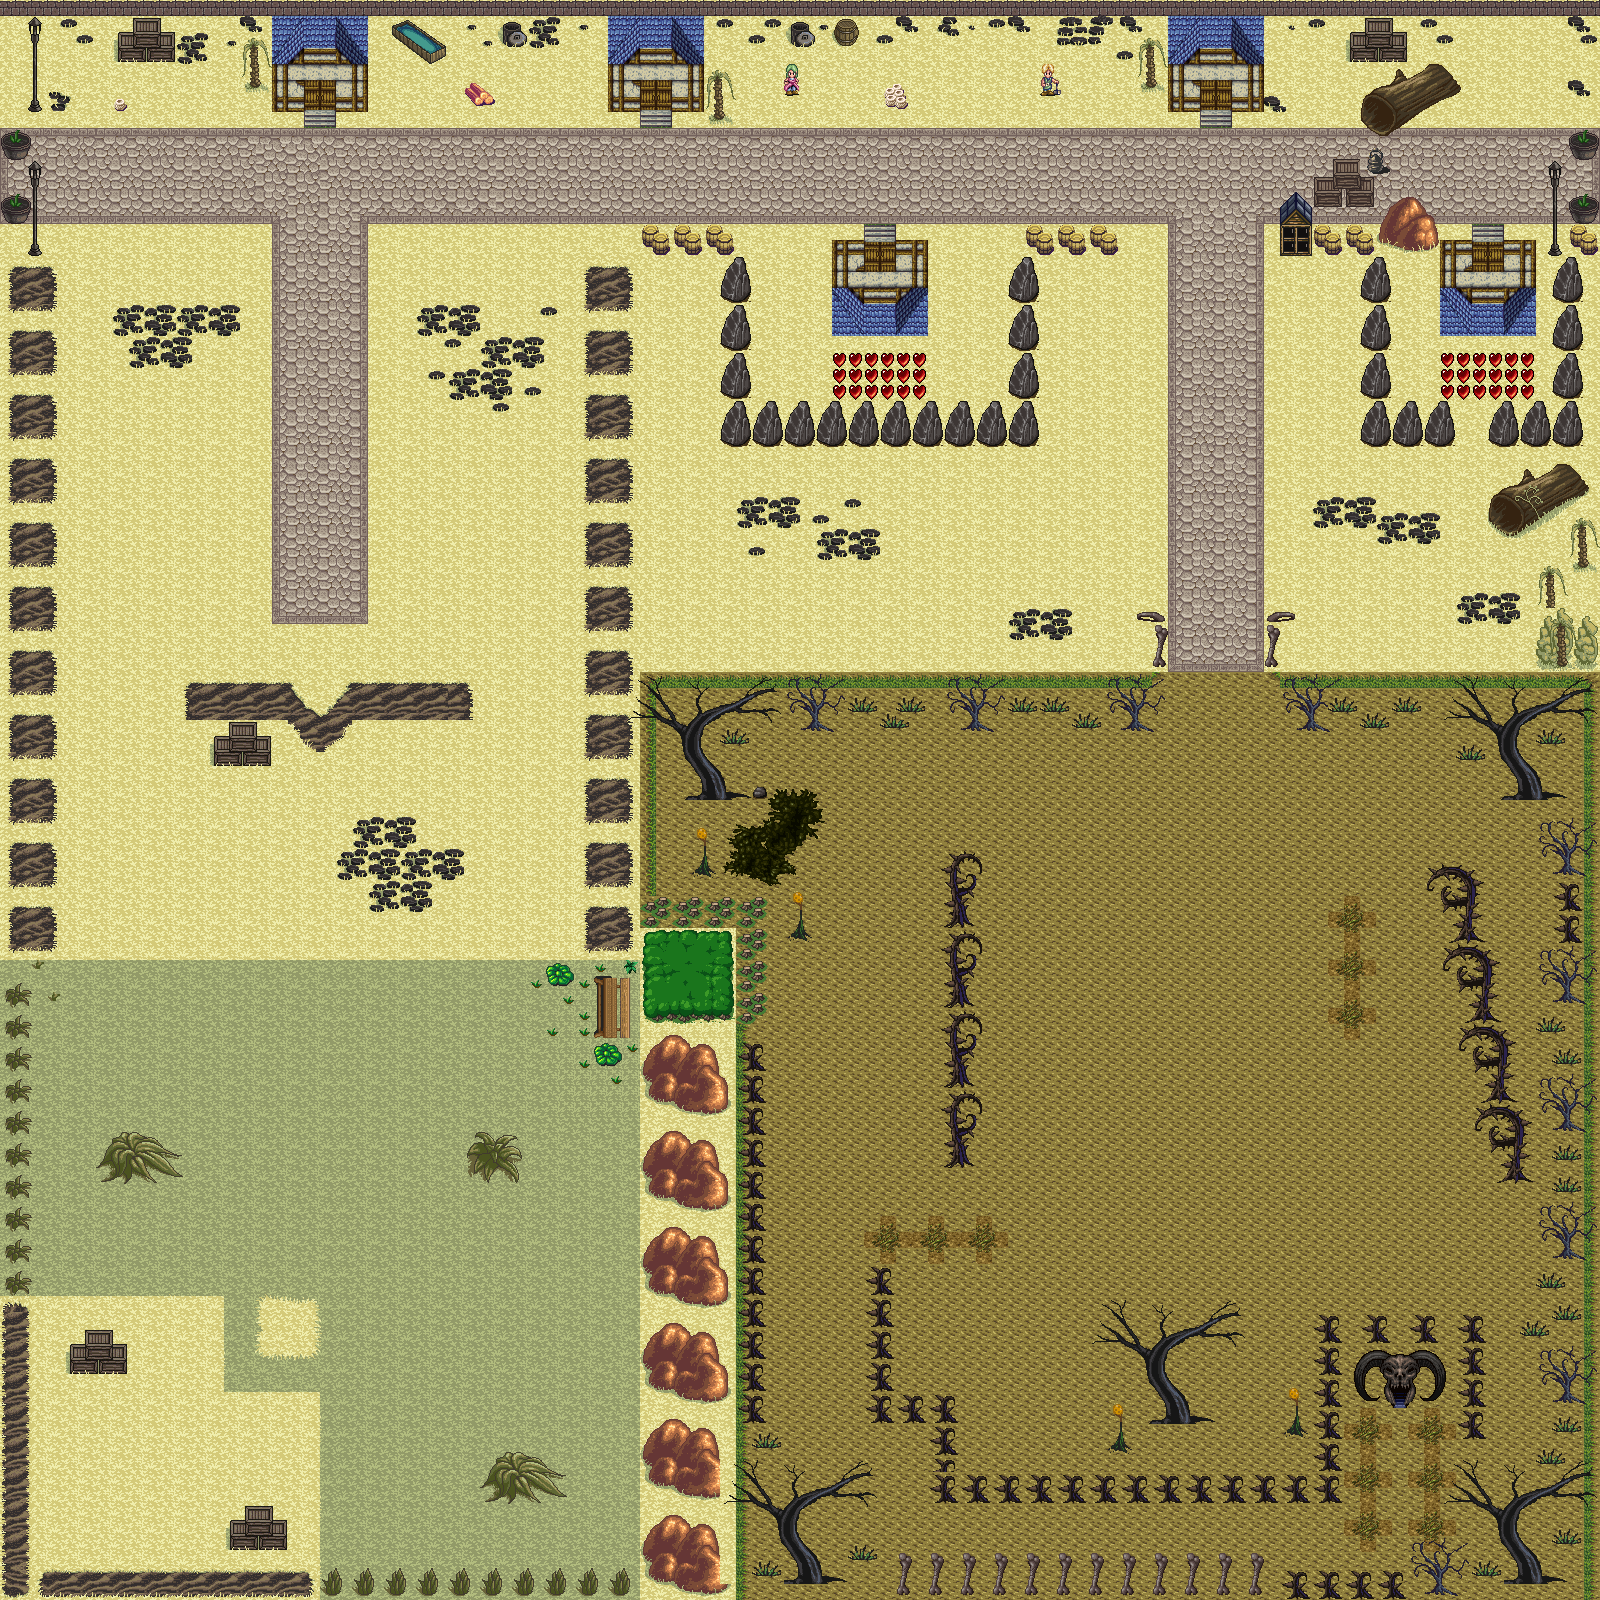

A level layout from a 2D game, rendered from its tile map. Below: a short description, then the map file with tile-grid data replaced by summaries:
An orthogonal 100x100 tile map with 16x16 px tiles, 21 tile layers (Background, MovingPlatformsBounceVertical, DoorsProgress, DoorsReturn, ...), 7 tilesets.

<map version="1.4" tiledversion="1.4.2" orientation="orthogonal" renderorder="right-down" width="100" height="100" tilewidth="16" tileheight="16" infinite="0" nextlayerid="22" nextobjectid="1">
 <tileset firstgid="1" name="hyptosis_sprites-and-tiles-for-you" tilewidth="16" tileheight="16" tilecount="3600" columns="60">
  <image source="../images for the game/hyptosis_sprites-and-tiles-for-you.png" width="960" height="960" />
 </tileset>
 <tileset firstgid="3601" name="hyptosis_til-art-batch-2" tilewidth="16" tileheight="16" tilecount="3600" columns="60">
  <image source="../images for the game/hyptosis_til-art-batch-2.png" width="960" height="960" />
 </tileset>
 <tileset firstgid="7201" name="hyptosis_tile-art-batch-1" tilewidth="16" tileheight="16" tilecount="3600" columns="60">
  <image source="../images for the game/hyptosis_tile-art-batch-1.png" width="960" height="960" />
 </tileset>
 <tileset firstgid="10801" name="hyptosis_tile-art-batch-3" tilewidth="16" tileheight="16" tilecount="3600" columns="60">
  <image source="../images for the game/hyptosis_tile-art-batch-3.png" width="960" height="960" />
 </tileset>
 <tileset firstgid="14401" name="hyptosis_tile-art-batch-4" tilewidth="16" tileheight="16" tilecount="3600" columns="60">
  <image source="../images for the game/hyptosis_tile-art-batch-4.png" width="960" height="960" />
 </tileset>
 <tileset firstgid="18001" name="hyptosis_tile-art-batch-5" tilewidth="16" tileheight="16" tilecount="2964" columns="39">
  <image source="../images for the game/hyptosis_tile-art-batch-5.png" width="636" height="1219" />
 </tileset>
 <tileset firstgid="20965" name="things" tilewidth="16" tileheight="16" tilecount="96" columns="12">
  <image source="../images for the game/things.png" width="192" height="128" />
 </tileset>
 <layer id="3" name="Background" width="100" height="100">
  <data>[10000 cells, 10000 non-empty, 96 distinct tile ids]</data>
 </layer>
 <layer id="13" name="MovingPlatformsBounceVertical" width="100" height="100">
  <data>[10000 cells, 0 non-empty, 0 distinct tile ids]</data>
 </layer>
 <layer id="2" name="DoorsProgress" width="100" height="100">
  <data>[10000 cells, 6 non-empty, 6 distinct tile ids]</data>
 </layer>
 <layer id="16" name="DoorsReturn" width="100" height="100">
  <data>[10000 cells, 0 non-empty, 0 distinct tile ids]</data>
 </layer>
 <layer id="17" name="DontTouch" width="100" height="100">
  <data>[10000 cells, 0 non-empty, 0 distinct tile ids]</data>
 </layer>
 <layer id="18" name="Hearts" width="100" height="100">
  <data>[10000 cells, 36 non-empty, 1 distinct tile ids]</data>
 </layer>
 <layer id="19" name="Platforms" width="100" height="100">
  <data>[10000 cells, 0 non-empty, 0 distinct tile ids]</data>
 </layer>
 <layer id="20" name="Switches" width="100" height="100">
  <data>[10000 cells, 0 non-empty, 0 distinct tile ids]</data>
 </layer>
 <layer id="21" name="SwitchBlocks" width="100" height="100">
  <data>[10000 cells, 0 non-empty, 0 distinct tile ids]</data>
 </layer>
 <layer id="4" name="MovingPlatformsVertical" width="100" height="100">
  <data>[10000 cells, 0 non-empty, 0 distinct tile ids]</data>
 </layer>
 <layer id="14" name="MovingPlatformsHorizontal" width="100" height="100">
  <data>[10000 cells, 0 non-empty, 0 distinct tile ids]</data>
 </layer>
 <layer id="15" name="MovingPlatformsBounceHorizontal" width="100" height="100">
  <data>[10000 cells, 0 non-empty, 0 distinct tile ids]</data>
 </layer>
 <layer id="5" name="Keys" width="100" height="100">
  <data>[10000 cells, 0 non-empty, 0 distinct tile ids]</data>
 </layer>
 <layer id="6" name="MovableBlocks" width="100" height="100">
  <data>[10000 cells, 0 non-empty, 0 distinct tile ids]</data>
 </layer>
 <layer id="7" name="BreakableBlocks" width="100" height="100">
  <data>[10000 cells, 0 non-empty, 0 distinct tile ids]</data>
 </layer>
 <layer id="8" name="LockedBlocks" width="100" height="100">
  <data>[10000 cells, 0 non-empty, 0 distinct tile ids]</data>
 </layer>
 <layer id="9" name="Enemies" width="100" height="100">
  <data>[10000 cells, 0 non-empty, 0 distinct tile ids]</data>
 </layer>
 <layer id="1" name="Walls" width="100" height="100">
  <data>[10000 cells, 2978 non-empty, 637 distinct tile ids]</data>
 </layer>
 <layer id="10" name="EnemiesShoot" width="100" height="100">
  <data>[10000 cells, 0 non-empty, 0 distinct tile ids]</data>
 </layer>
 <layer id="11" name="Boss" width="100" height="100">
  <data>[10000 cells, 0 non-empty, 0 distinct tile ids]</data>
 </layer>
 <layer id="12" name="NPC" width="100" height="100">
  <data>[10000 cells, 5 non-empty, 5 distinct tile ids]</data>
 </layer>
</map>
